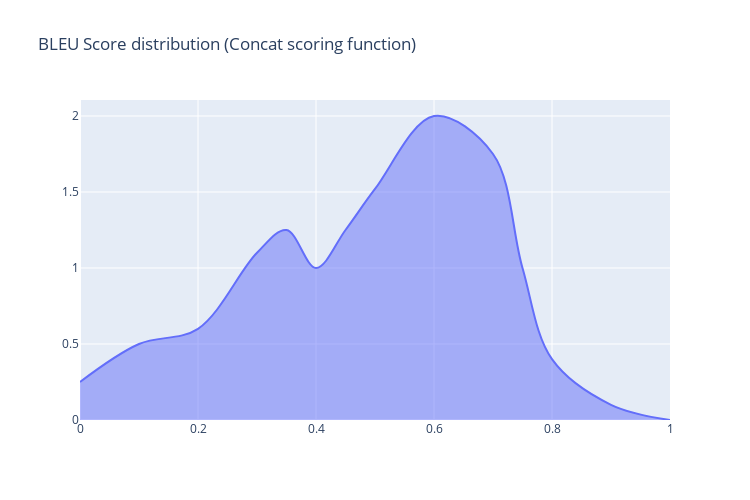

Notebook code for this chart:
### Markdown cell above
6.9. Distribution of BLEU score for Concat scoring function

### Code cell
new_var = fig = ff.create_distplot([bleu_scores], ['Count'])
fig.update_layout(title= 'BLEU Score distribution (Concat scoring function)')
fig.show()

### Figure 1 — Plotly figure (JSON) as saved in the notebook; plotly's stock layout.template omitted (floating-point values rounded to 4 significant figures)
{"data": [{"fill": "tozeroy", "hoverinfo": "skip", "line": {"shape": "spline"}, "mode": "lines", "name": "spline", "text": ["tweak line smoothness<br>with 'smoothing' in line object"], "type": "scatter", "x": [0, 0.1, 0.2, 0.3, 0.35, 0.4, 0.45, 0.5, 0.6, 0.7, 0.75, 0.8, 0.9, 1], "y": [0.25, 0.5, 0.6, 1.1, 1.25, 1, 1.25, 1.52, 2, 1.75, 1, 0.4, 0.1, 0]}], "layout": {"autosize": false, "height": 500, "title": {"text": "BLEU Score distribution (Concat scoring function)"}, "width": 750}}
